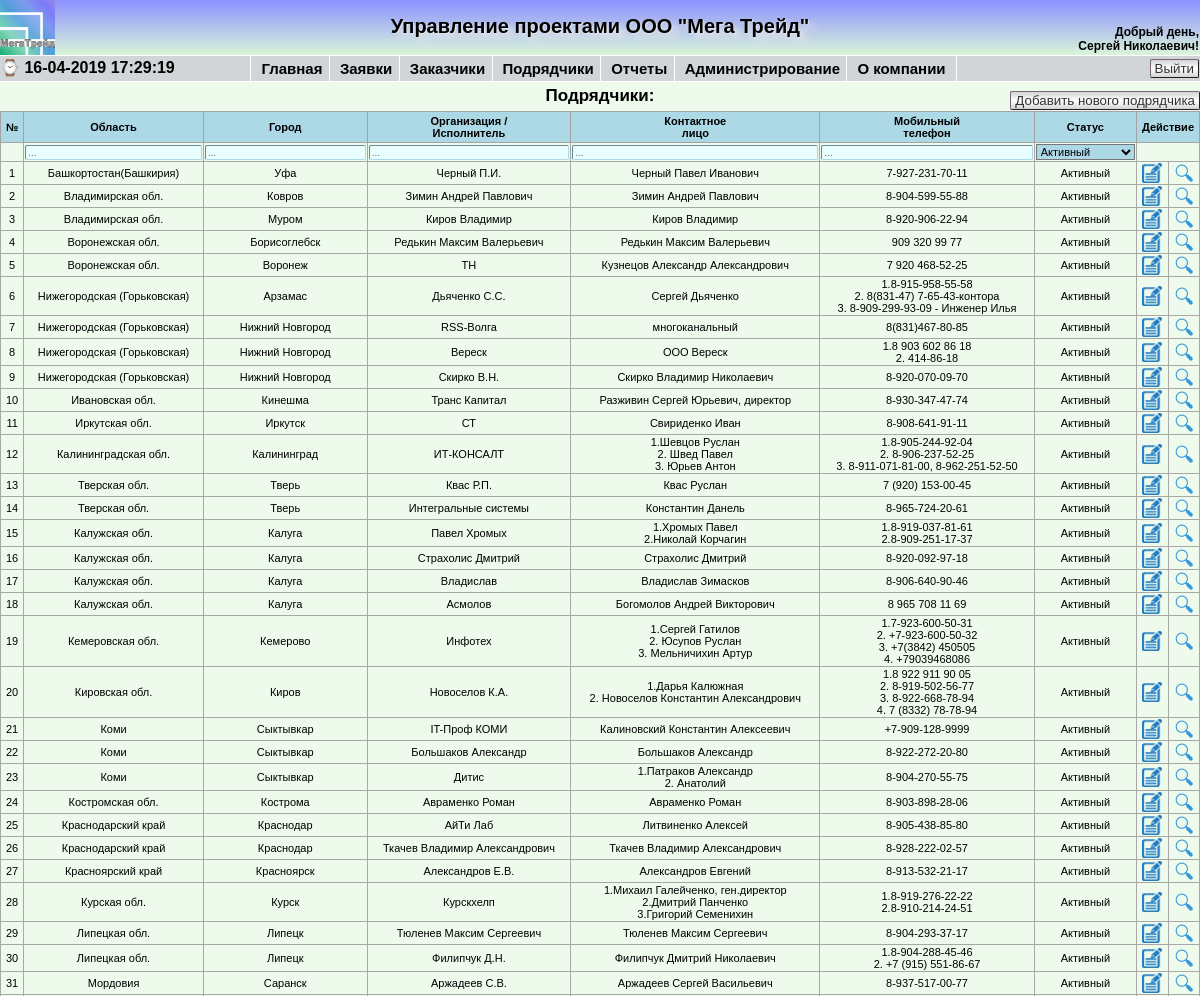
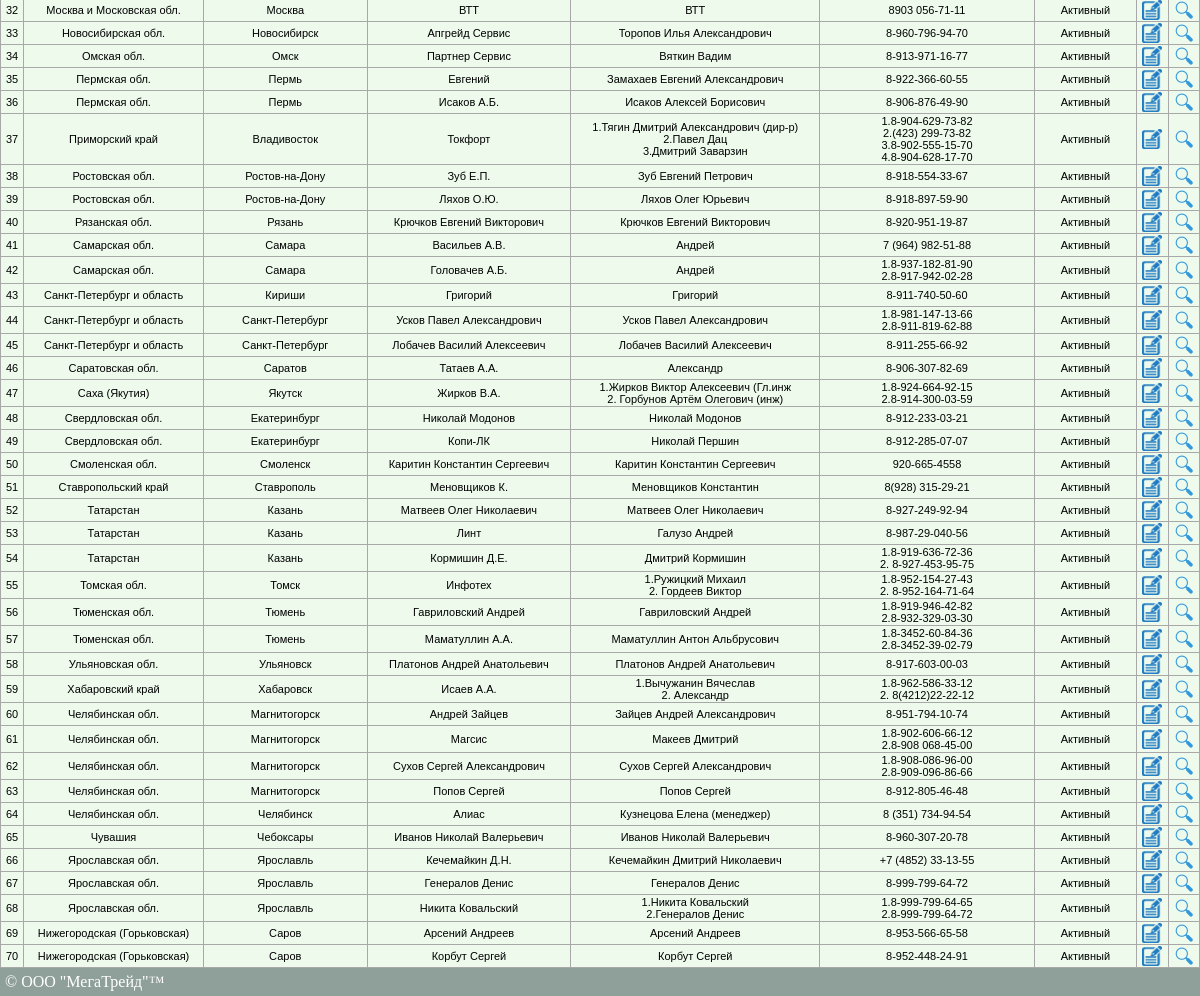
The app's page /showcontractor.php (signed in), older data (2 pictures, top to bottom).
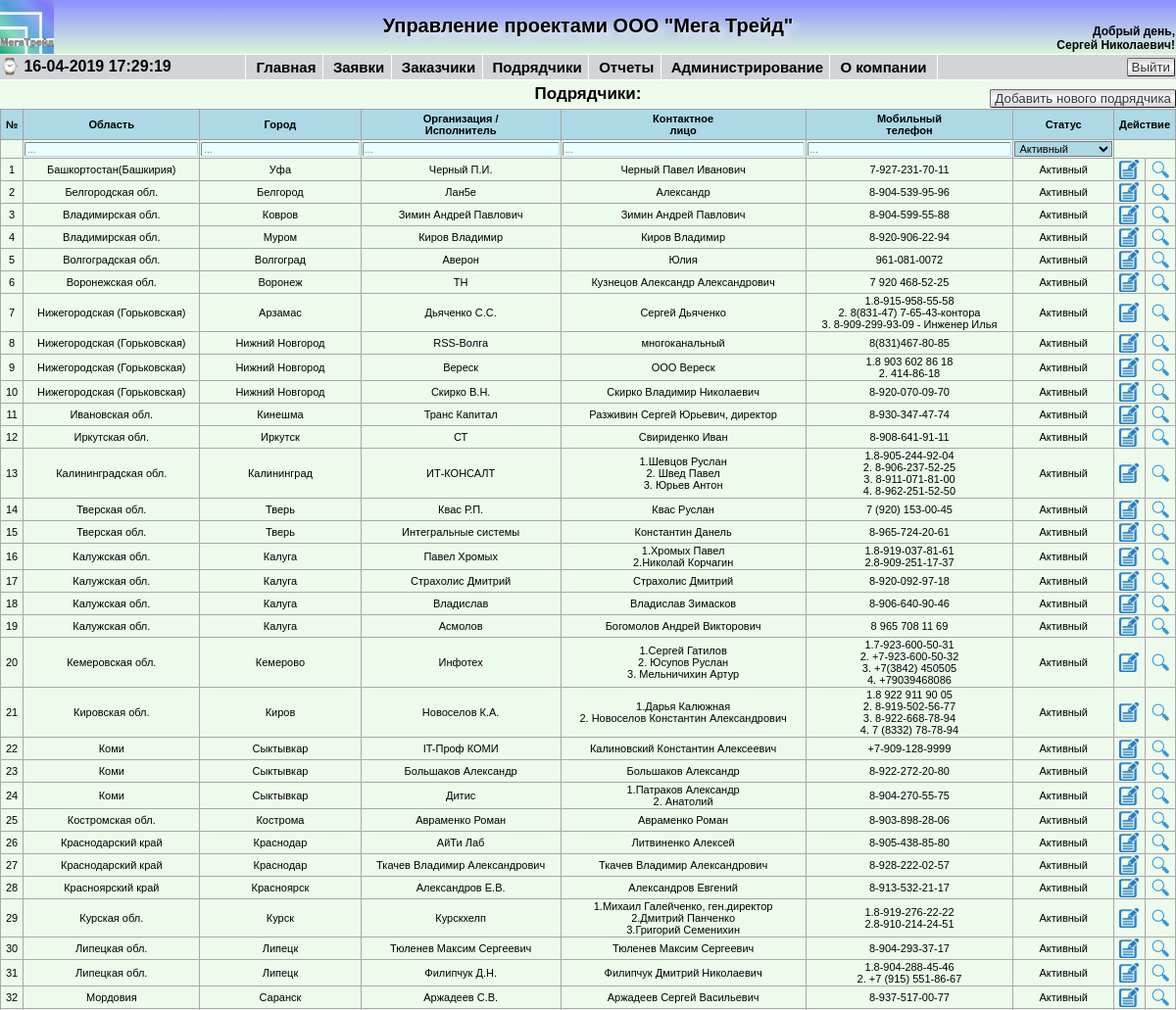
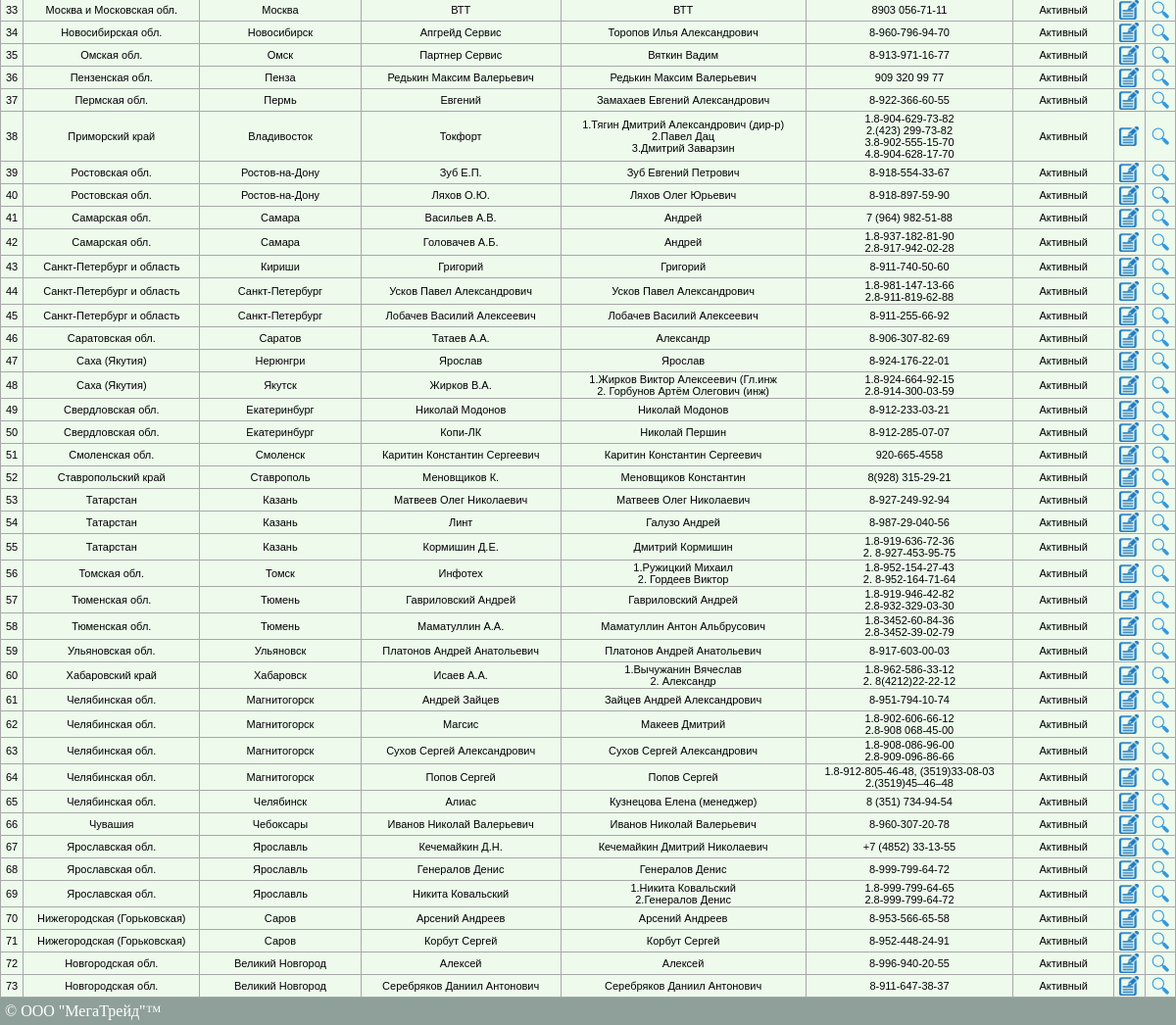
The same page, newer data (2 pictures, top to bottom).
### tables this page shows
CREATE TABLE `contractor` (
  `id_contractor` int(11) NOT NULL AUTO_INCREMENT,
  `country_id` int(6) NOT NULL,
  `region_id` int(6) NOT NULL,
  `city_id` int(6) NOT NULL,
  `org_name` varchar(80) NOT NULL,
  `status` tinyint(1) NOT NULL,
  `dogovor` varchar(60) NOT NULL,
  `method_payment` int(1) NOT NULL,
  `card_number` varchar(18) NOT NULL,
  `anketa` varchar(5) NOT NULL,
  `ownership` varchar(6) NOT NULL,
  `system_no` varchar(7) NOT NULL,
  `contact_name` varchar(250) NOT NULL,
  `passport` text NOT NULL,
  `mobile` varchar(200) NOT NULL,
  `phone` varchar(200) NOT NULL,
  `email` varchar(100) NOT NULL,
  `web` varchar(100) NOT NULL,
  `comment` text NOT NULL,
  PRIMARY KEY (`id_contractor`)
);

CREATE TABLE `region` (
  `region_id` int(10) unsigned NOT NULL AUTO_INCREMENT,
  `country_id` int(10) unsigned NOT NULL DEFAULT '0',
  `city_id` int(10) unsigned NOT NULL DEFAULT '0',
  `name` varchar(64) NOT NULL DEFAULT '',
  PRIMARY KEY (`region_id`),
  KEY `country_id` (`country_id`),
  KEY `city_id` (`city_id`)
);

CREATE TABLE `city` (
  `city_id` int(11) unsigned NOT NULL AUTO_INCREMENT,
  `country_id` int(11) unsigned NOT NULL DEFAULT '0',
  `region_id` int(10) unsigned NOT NULL DEFAULT '0',
  `name` varchar(128) NOT NULL DEFAULT '',
  PRIMARY KEY (`city_id`),
  KEY `country_id` (`country_id`),
  KEY `region_id` (`region_id`)
);

### func/arrays.php (called while the page is built, shortened)
<?php
$statusedit = array("Неактивный", "Активный", "Любой");
?>

### func/db.php (called while the page is built, shortened)
<?php
function Show_Contractor($connection, $var)
{
	$search = "SELECT * FROM contractor $var ORDER BY city_id, status ASC";
    $result = $connection->query ($search);
    $rows = $result->num_rows;
    if (!$rows) return false;
    else
    {
        $array = array ();
        for ($i=0; $i<$rows; $i++)
        {
            $result->data_seek ($i);
            $row =$result->fetch_array (MYSQLI_ASSOC);
            $array["$i"] = $row;
        }
    }
    return $array;
}
function Get_Geo($connection, $id, $geo_table, $geo_row)
{
	$get_geo = "SELECT * FROM $geo_table WHERE $geo_row='$id'";
    $result = $connection->query ($get_geo);
    if ($result)
    {
        $rows = $result->fetch_array (MYSQLI_ASSOC);
    }
    if ($rows) return $rows;
    else return 0;
}
?>

### showcontractor.php (the view, shortened to what this page needs)
<?php
require '/connection/config.php';
if(isset($_SESSION['userlevel']) AND $_SESSION['userlevel']<4)
{
require_once '/blocks/header.php';
require '/func/arrays.php';
$status = 1;
$condition = "WHERE status = '1'";
$contrs = Show_Contractor($link, $condition);
?>
<!DOCTYPE html>
<html lang="ru">
<head>
</head>
<body>
	<div class="showcustomer">
			<?php
			if($_SESSION['userlevel'] <= 3) { ?>
				<div class="newticket">
					<a href='/newcontr.php' ><button class="button-new">Добавить нового подрядчика</button></a>
				</div>
			<?php }?>
			<div class="breadcrumbs">Подрядчики:</div>
					<table border="1" cellspacing="0">
					<thead>
						<tr class="hdr">
							<th width=1%>№</th>
							<th>Область</th>
							<th>Город</th>
							<th>Организация /<br>Исполнитель</th>
							<th>Контактное<br>лицо</th>
							<th>Мобильный<br>телефон</th>
							<th>Статус</th>
							<th colspan="2" width=1%>Действие</th>
						</tr>
						<tr class='table-filters'>
							<td>
							</td>
							<td>
								<input class="reg_input_filter" type="text" placeholder="..."/>
							</td>
							<td>
								<input class="reg_input_filter" type="text" placeholder="..."/>
							</td>
							<td>
								<input class="reg_input_filter" type="text" placeholder="..."/>
							</td>
							<td>
								<input class="reg_input_filter" type="text" placeholder="..."/>
							</td>
							<td>
								<input class="reg_input_filter" type="text" placeholder="..."/>
							</td>
							<form action="" method="POST">
							<td>
								<select class="reg_select_filter" name="contractor_status" onchange="this.form.submit()">
									<?php for($i = 0; $i < 3; $i++) { ?>
									<option  value="<?= $i ?>" <?= ($i == $status) ? 'selected' : ''?>><?= $statusedit[$i] ?></option>
									<?php }?>
								</select>
							</td>
							</form>
							<td colspan="2">
							</td>
						</tr>
					</thead>
			<?php if($contrs){
				foreach($contrs as $i => $contr) {
				?>
					<tr class="reg_text_show_tickets">
						<td align="center"><?=$i + 1?></td>
						<?php $cityname = Get_Geo($link, $contr['city_id'], 'city',  'city_id');?>
						<?php $regionname = Get_Geo($link, $cityname['region_id'], 'region',  'region_id');?>
						<td align="center"><?= $regionname['name'] ?></td>
						<td align="center"><?= $cityname['name'] ?></td>
						<td align="center"><?=$contr['org_name']?></td>
						<td align="center">
						<?php
							$contact_name_exp = explode(";", $contr['contact_name']);
							$count_contact_name = count($contact_name_exp);
							if($count_contact_name<2){
								echo $contact_name_exp[0];
							}
							else {
							for($i = 0; $i < $count_contact_name; $i++)
						{?>
							<?=($i+1).".".$contact_name_exp[$i]."<br>"?>
							<?php }}?>
						</td>
						<td align="center">
						<?php
							$mobile_exp = explode(";", html_entity_decode($contr['mobile'], ENT_QUOTES));
							$count_mobile = count($mobile_exp);
							if($count_mobile<2){
								echo $mobile_exp[0];
							}
							else {
							for($i = 0; $i < $count_mobile; $i++){?>
						<?=($i+1).".".$mobile_exp[$i]."<br>"?>
							<?php }}?>
						</td>
						<td><?=$statusedit[$contr['status']];?></td>
						<?php
							if($_SESSION['userlevel'] <= 3) { ?>
							<td align="center"><a href='/editcontr.php?edit=<?= $contr['id_contractor'] ?>' title = 'Изменить'><img src='/images/edit.png' width='20' height='20'></a></td>
						<?php	} ?>
						<td align="center"><a href='/lookcontr.php?look=<?= $contr['id_contractor'] ?>' title = 'Посмотреть'><img src='/images/lupa.png' width='20' height='20'></a></td>
					</tr>
			<?php }	}else { ?>
				<tr>
					<td colspan="8" align="center" class="date">Не добавлено ни одного подрядчика</td>
 				</tr>
			<?php } ?>
				</table>
	</div>
<div id="footer">&copy; ООО "МегаТрейд"&trade;</div>
</body>
</html>
<?php
	}
	else
	{
		header('Location: /');
}
?>

Row changes from the older to the newer data that the page shows:
removed contractor: region.name "Пермская обл.", city.name "Пермь", org_name "Исаков А.Б.", contact_name "Исаков Алексей Борисович", mobile "8-906-876-49-90", status "Активный"
removed contractor: region.name "Рязанская обл.", city.name "Рязань", org_name "Крючков Евгений Викторович", contact_name "Крючков Евгений Викторович", mobile "8-920-951-19-87", status "Активный"
added contractor: region.name "Белгородская обл.", city.name "Белгород", org_name "Лан5е", contact_name "Александр", mobile "8-904-539-95-96", status "Активный"
added contractor: region.name "Волгоградская обл.", city.name "Волгоград", org_name "Аверон", contact_name "Юлия", mobile "961-081-0072", status "Активный"
changed contractor "Редькин Максим Валерьевич": region.name "Воронежская обл." → "Пензенская обл."; city.name "Борисоглебск" → "Пенза"; moves down the list
added contractor: region.name "Саха (Якутия)", city.name "Нерюнгри", org_name "Ярослав", contact_name "Ярослав", mobile "8-924-176-22-01", status "Активный"
changed contractor "Попов Сергей": mobile "8-912-805-46-48" → (not shown)
added contractor: region.name "Новгородская обл.", city.name "Великий Новгород", org_name "Алексей", contact_name "Алексей", mobile "8-996-940-20-55", status "Активный"
added contractor: region.name "Новгородская обл.", city.name "Великий Новгород", org_name "Серебряков Даниил Антонович", contact_name "Серебряков Даниил Антонович", mobile "8-911-647-38-37", status "Активный"
Text that changed along with them:
new list line: ". 8-911-071-81-00"
new list line: ". 8-962-251-52-50"
new list line: ". 8-912-805-46-48, (3519)33-08-03"
new list line: ". (3519)45–46–48"
list line gone: ". 8-911-071-81-00, 8-962-251-52-50"
